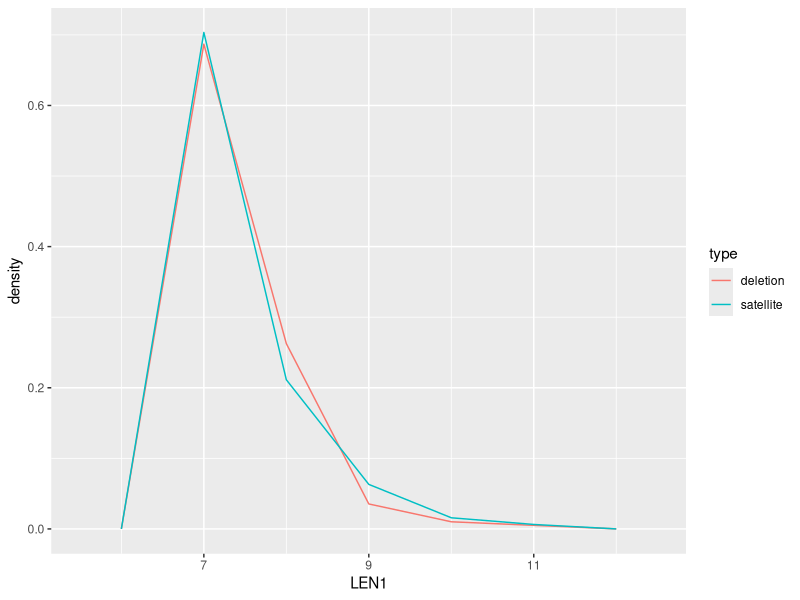
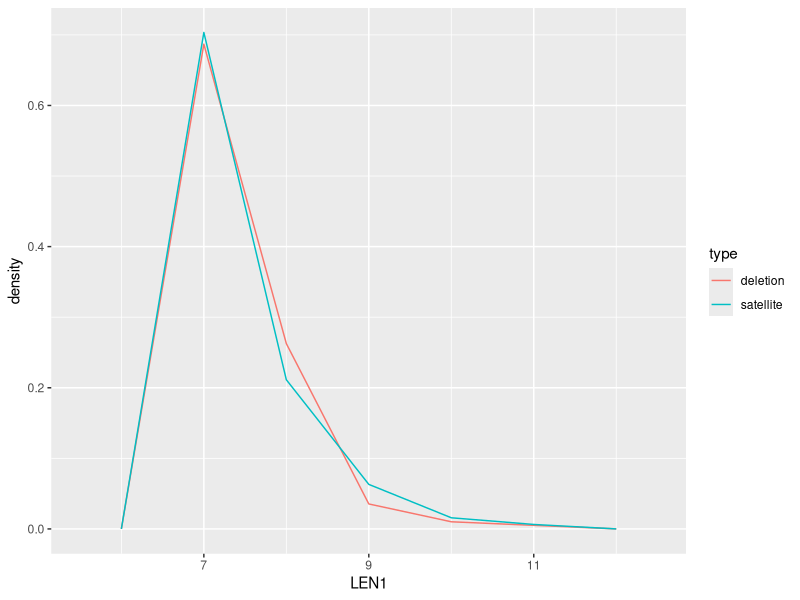

The R script that drew these images, in order:
require(ggplot2)
require(tidyr)
require(dplyr)

#Run repeats.sh firs to generate MUMmer output for this script to use

# Load data from the three different MUMmer output files
gfp_del_1 = read.table("gfp-del-1.coords.tab", skip=3, sep="\t", row.names=NULL)
colnames(gfp_del_1) = c("S1", "E2", "S2", "S3", "LEN1", "LEN2", "IDY", "SEQ1", "SEQ2")
gfp_del_1$type="deletion"

gfp_del_2 = read.table("gfp-del-2.coords.tab", skip=3, sep="\t", row.names=NULL)
colnames(gfp_del_2) = c("S1", "E2", "S2", "S3", "LEN1", "LEN2", "IDY", "SEQ1", "SEQ2")
gfp_del_2$type="deletion"

gfp_del_3 = read.table("gfp-del-3.coords.tab", skip=3, sep="\t", row.names=NULL)
colnames(gfp_del_3) = c("S1", "E2", "S2", "S3", "LEN1", "LEN2", "IDY", "SEQ1", "SEQ2")
gfp_del_3$type="deletion"

satellite = read.table("satellite.coords.tab", skip=3, sep="\t", row.names=NULL)
colnames(satellite) = c("S1", "E2", "S2", "S3", "LEN1", "LEN2", "IDY", "SEQ1", "SEQ2")
satellite$type="satellite"

full_data = gfp_del_1 %>% rbind(gfp_del_2) %>% rbind(gfp_del_3) %>% rbind(satellite)

ggplot(full_data, aes(LEN1,..density.., color=type)) + geom_freqpoly(binwidth=1)
ggsave("repeats.plot.pdf")

h = hist((full_data %>% filter(type=="deletion"))$LEN1, breaks=c(6:20)+0.5, plot=F)
output_data_1 = data.frame(length = (h$breaks + 0.5)[1:length(h$counts)], count = h$counts, density = h$density, type="deletion")

h = hist((full_data %>% filter(type=="satellite"))$LEN1, breaks=c(6:20)+0.5, plot=F)
output_data_2 = data.frame(length = (h$breaks + 0.5)[1:length(h$counts)], count = h$counts, density = h$density, type="satellite")

output_data = output_data_1 %>% rbind(output_data_2)
write.csv(output_data, "repeats.counts.csv")

